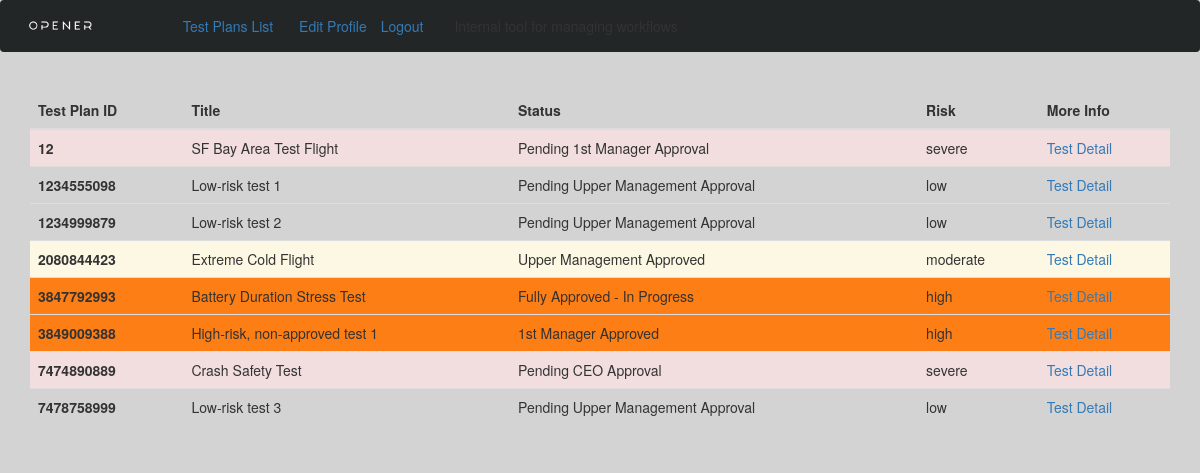
/test_plans_list (signed in), run on the app's committed database.
### app/models.py (models this page shows, shortened)
class TestPlans(db.Model):
    test_id = db.Column(db.Integer, primary_key=True, nullable=False)
    title = db.Column(db.String(100))
    author = db.Column(db.Integer, db.ForeignKey('users.id'), nullable=False)
    date_submitted = db.Column(db.DateTime)
    days_since_last_activity = db.Column(db.Integer)
    past_submission_attempts = db.Column(db.Integer)
    status = db.Column(db.String(100), index=True)
    risk = db.Column(db.String(50), index=True)
    supplemental_documents = db.relationship('SupplementalDocuments',
                                              backref='test_plan',
                                              lazy='dynamic')

### app/routes.py (the view)
@app.route('/')
@app.route('/test_plans_list')
@login_required
def test_plans_list():
    data = TestPlans.query.all()
    return render_template('test_plans_list.html', title="Test Plans List", data=data)

### app/models.py (called while the page is built)
@login.user_loader
def load_user(id):
    return Users.query.get(int(id))

### app/templates/test_plans_list.html
{% extends "base.html" %}
{% block app_content %}
  <table class="table table-dark table-hover">
  <thead>
    <tr>
      <th scope="col">Test Plan ID</th>
      <th scope="col">Title</th>
      <th scope="col">Status</th>
      <th scope="col">Risk</th>
      <th scope="col">More Info</th>
    </tr>
  </thead>
  <tbody>
    {% for plan in data %}
      {% include "_test_plans.html" %}
    {% endfor %}
  </tbody>
  </table>
{% endblock %}

### app/templates/base.html (shortened to what this page needs)
{% extends 'bootstrap/base.html' %}
{% block styles %}
{{super()}}
<link rel="stylesheet"
      href="{{url_for('.static', filename='styles/main.css')}}">
<link rel="stylesheet" href="https://use.fontawesome.com/releases/v5.8.1/css/all.css"
>
{% endblock %}
{% block navbar %}
    <nav class="navbar navbar-dark bg-dark">
      <a class="navbar-brand" href="{{ url_for('test_plans_list') }}">
        <img src="{{ url_for('.static', filename='images/opener.png')}}"></img>
      </a>
       <ul class="navbar-nav mr-auto">
         <li class="nav-item active">
           <a class="nav-link" href="{{ url_for('test_plans_list') }}">Test Plans List <span class="sr-only">(current)</span></a>
         </li>
         <li class="nav-item">
          {% if current_user.is_anonymous %}
            <a class="nav-link" href="{{ url_for('login') }}">Login</a>
          {% else %}
            <a class="nav-link" href="{{ url_for('user', email=current_user.email) }}">Edit Profile</a>
            <a class="nav-link" href="{{ url_for('logout') }}">Logout</a>
          {% endif %}
         </li>
       </ul>
       <span class="navbar-text">
       </span>
    </nav>
{% endblock %}
{% block content %}
    <div class="container">
        {% block app_content %}{% endblock %}
    </div>
{% endblock %}

### app/templates/_test_plans.html
<tr>
  <th scope="row">{{plan.test_id}}</th>
  <td>{{plan.title}}</td>
  <td>{{plan.status}}</td>
  <td>{{plan.risk}}</td>
  <td><a href="{{url_for('test_plan_detail', id=plan.test_id)}}">Test Detail</a></td>
</tr>

### app/static/styles/main.css (style rules this page uses)
body { background: lightgrey; }
.table { margin-top: 20px; }
.nav-link { padding-left: 10px; display: inline-block; }
.navbar-nav { flex-direction: row; }
.nav-item { display: inline-block; margin-right: 16px; }
.navbar-dark { background-color: #222627!important; }
.navbar-brand { width: 11%; }
.navbar-brand img { width: 85%; }

### data on the page
TestPlans: test_id "12", title "SF Bay Area Test Flight", status "Pending 1st Manager Approval", risk "severe"
TestPlans: test_id "1234555098", title "Low-risk test 1", status "Pending Upper Management Approval", risk "low"
TestPlans: test_id "1234999879", title "Low-risk test 2", status "Pending Upper Management Approval", risk "low"
TestPlans: test_id "2080844423", title "Extreme Cold Flight", status "Upper Management Approved", risk "moderate"
TestPlans: test_id "3847792993", title "Battery Duration Stress Test", status "Fully Approved - In Progress", risk "high"
TestPlans: test_id "3849009388", title "High-risk, non-approved test 1", status "1st Manager Approved", risk "high"
TestPlans: test_id "7474890889", title "Crash Safety Test", status "Pending CEO Approval", risk "severe"
TestPlans: test_id "7478758999", title "Low-risk test 3", status "Pending Upper Management Approval", risk "low"
